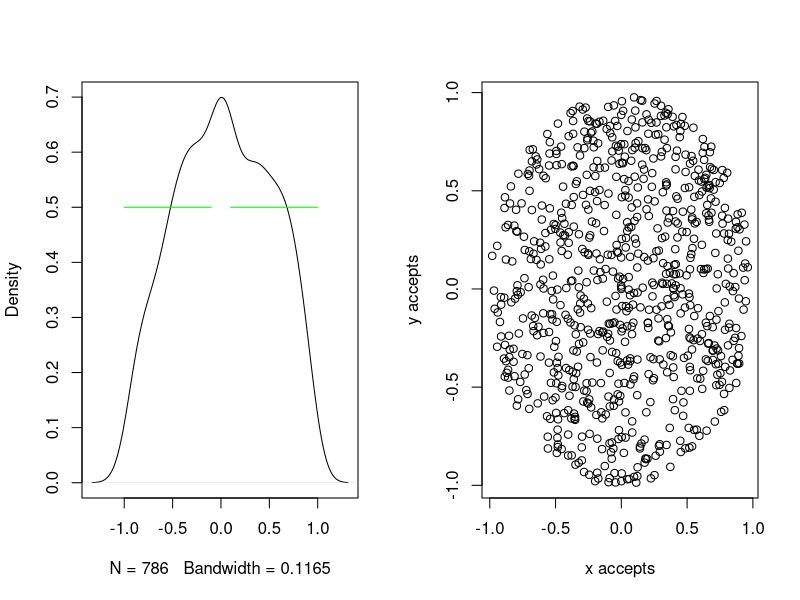
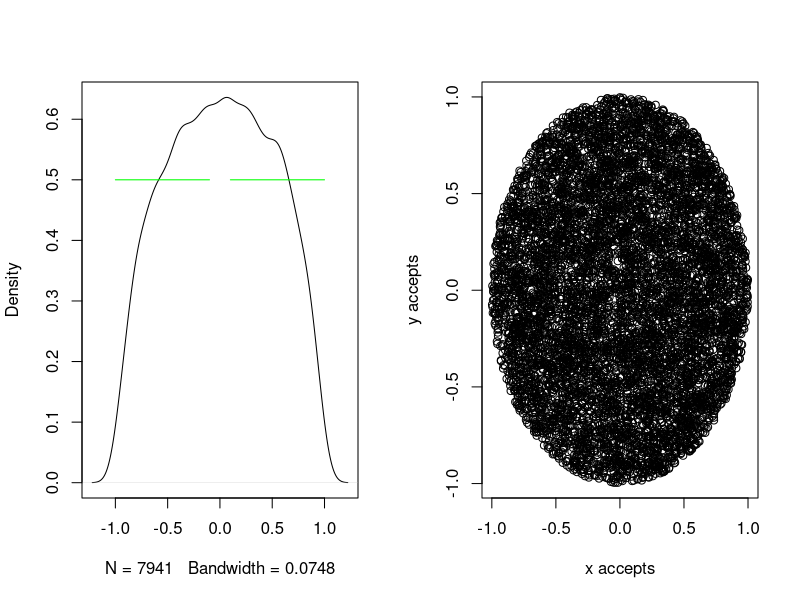
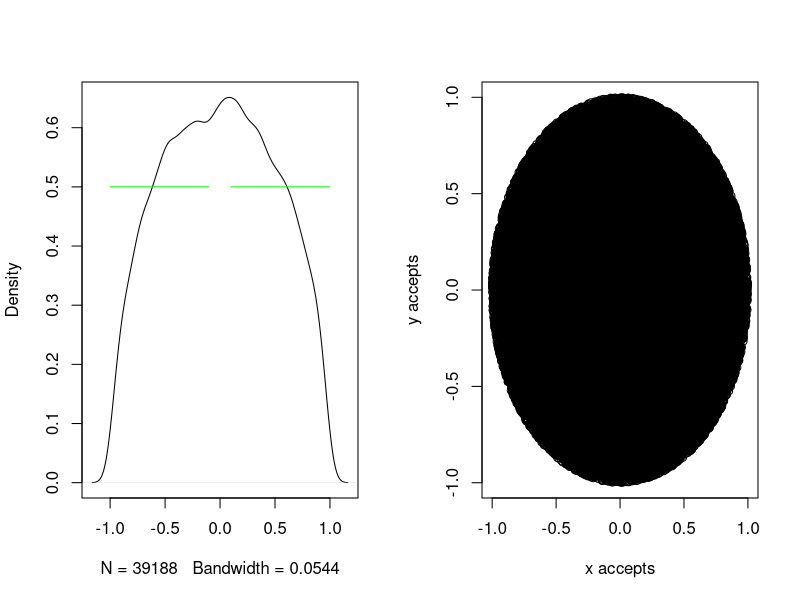
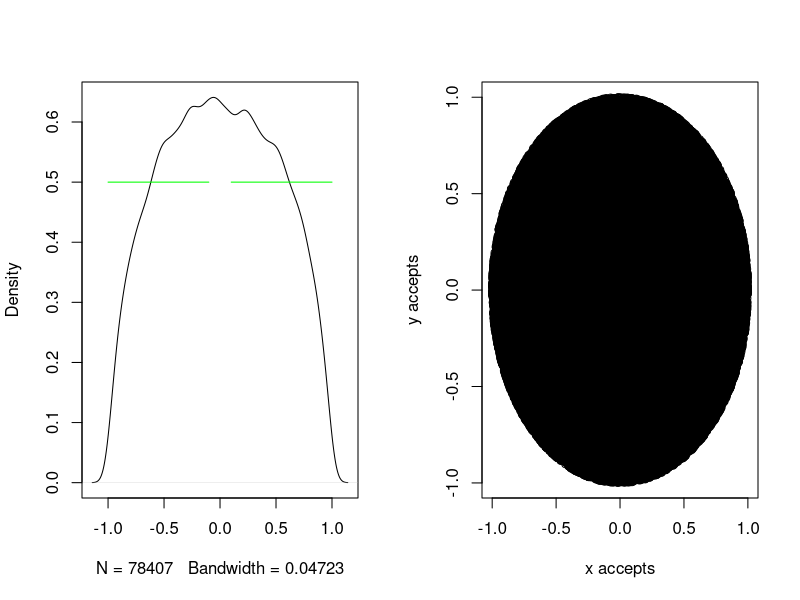
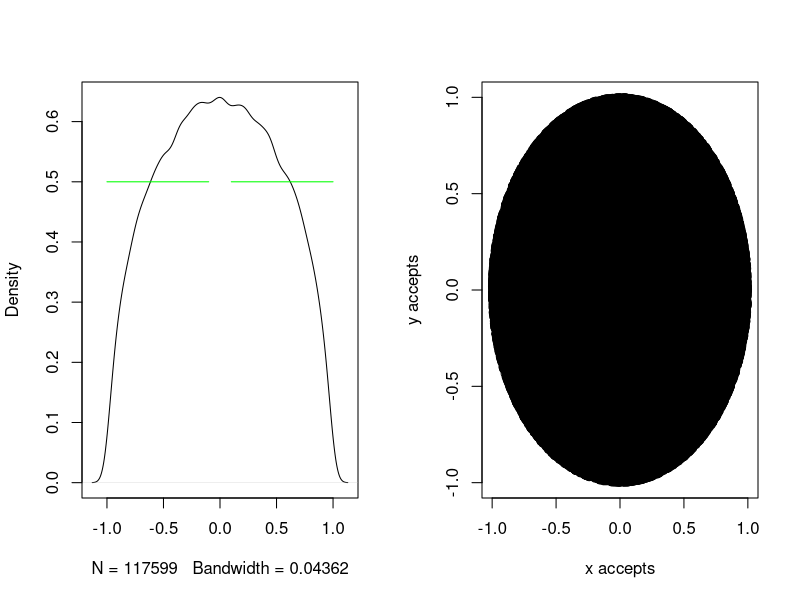
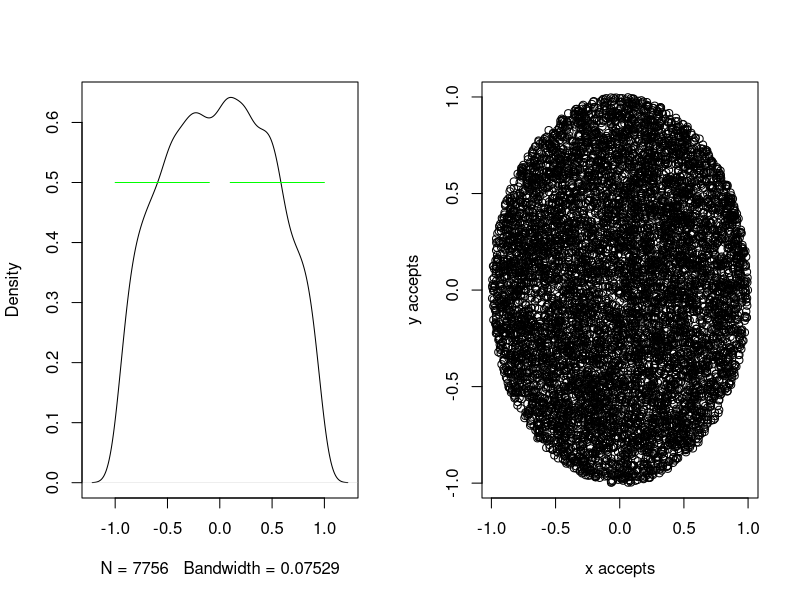
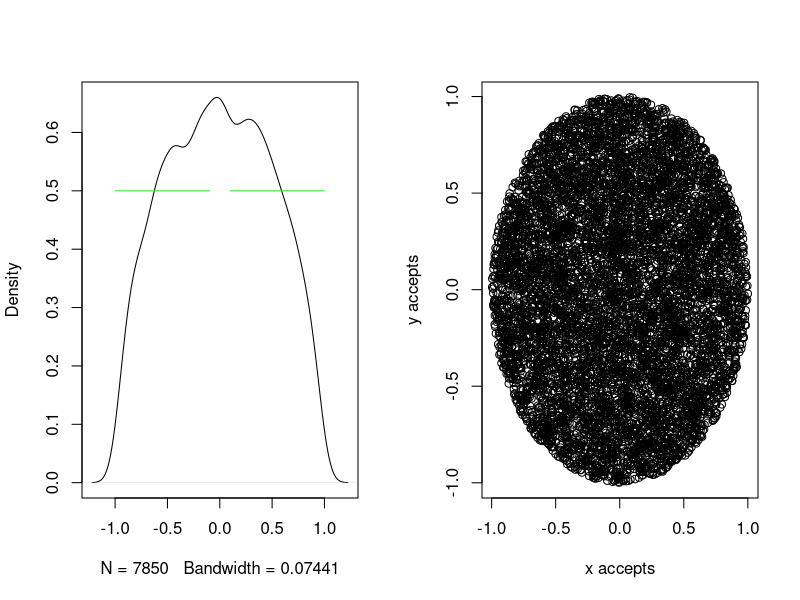
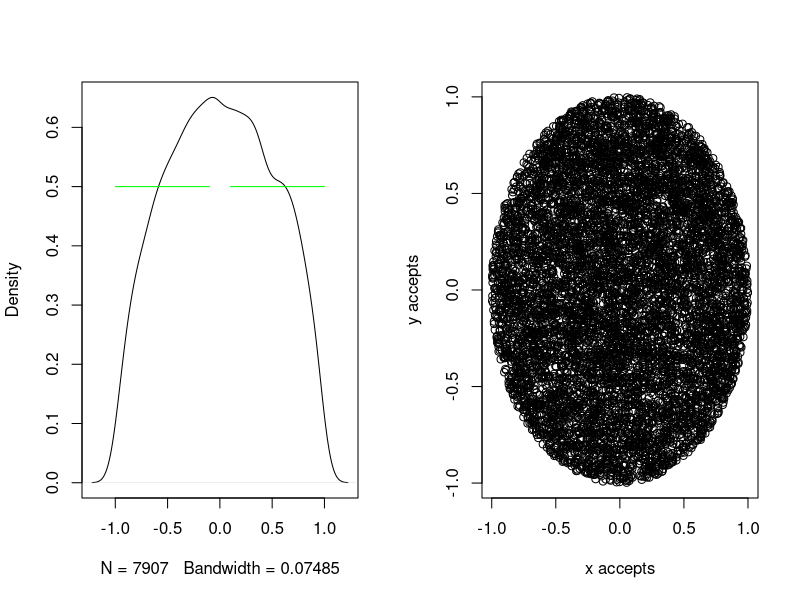

Here is the R script that generated these plots, in order: (Note: a time limit stopped this script after it produced the figures.)

####Clear Environment####
rm(list = ls())

####Call Libraries####

library(doParallel)##Parallel Processing
library(psych)#describe function
library(knitr)##Create .md, .html, and .pdf files
library(markdown)##Create .md, .html, and .pdf files


#### Parallel procesing for running performance ####

# Set number of cores for parallel processing
no_cores <- detectCores() - 2 

# Register number of cores for parallel processing
registerDoParallel(no_cores)

# Validate number of cores for parallel processing 
getDoParWorkers()

#### Monte Carlo in 2d - Estimation the area of circle ####

# MC function in 2 dimensions ([0, d] = interval of the Uniform Distribution, n = number of samples) function
mc.2d <-function(x, y, d, n)
{  
  accept <- 0 # set counter to zero
  
  data <- c(x, y) # starting vector
  
  accepts <- matrix(data, 1, 2) # set matrix for the sampling data
  
  for (i in 2:n) {
    y <- 2*runif(1, 0, d) - 1
    x <- 2*runif(1, 0 ,d) - 1
    
    if((x^2 + y^2) <= 1) { 
      accepts <- rbind(accepts, c(x,y))
      accept <- accept + 1
    }
  }
  alpha <- accept/n # probability to be inside the circle
  
  par(mfrow=c(1, 2)) # set 2 graphs per window
  
  plot(density(accepts[ , 1]), main = "") # probability density
  
  index <- seq(-1, 1, 0.1)
  lines(index, 0.5*index/index, col = "green") # add green line to the mean of Uniform distribution, interval: [-1, 1]
  
  plot(accepts, xlab = "x accepts", ylab = "y accepts") # accepted points (points insode the circle)
  
  return(list(alpha, accepts)) # returns the probability to be inside the circle and the accepted points
}

#### Checking the system time ####
# dev.off() # close the active windows

set.seed(15) # seed for regeneration
system.time(mc.2d(0, 0, 1, 1000)) # starting point: (x,y) = (0, 0), [0, 1]: Uniform Distribution interval, n = 1000 samples

set.seed(16)# seed for regeneration
system.time(mc.2d(0, 0, 1, 10000)) # starting point: (x,y) = (0, 0), [0, 1]: Uniform Distribution interval, n = 10000 samples

set.seed(19)# seed for regeneration
system.time(mc.2d(0, 0, 1, 50000)) # starting point: (x,y) = (0, 0), [0, 1]: Uniform Distribution interval, n = 50000 samples

set.seed(20)# seed for regeneration
system.time(mc.2d(0, 0, 1, 100000)) # starting point: (x,y) = (0, 0), [0, 1]: Uniform Distribution interval, n = 100000 samples

set.seed(21)# seed for regeneration
system.time(mc.2d(0, 0, 1, 150000)) # starting point: (x,y) = (0, 0), [0, 1]: Uniform Distribution interval, n = 150000 samples



#### calculate the mean of the generated samples (MC acceptance ratio - probability) to verify where the chain converges ####
mc_meanx_2d <- function(n, d, m) { # n = samples, [0 , d] : Uniform distribution interval, m - iterations
  
  y <- 2*runif(1, 0, d) - 1
  z <- 2*runif(1, 0, d) - 1
  x <- c()
  acc <- c()  
  for (i in 1:m) {
    x[i] <- mc.2d(y, z, d, n)[[1]] #Insert the data frame to a vector
    acc <-  mc.2d(y, z, d, n)[[2]][ , 1]*mc.2d(y, z, d, n)[[2]][ , 2] # joint Uniform distribution f(x)*f(y)
  }
  z <- mean(x) #finding the mean of the acceptance rate - probability to be inside the circle 
  return(list(x, acc)) # returns the acceptance rates of the process 
}


set.seed(14) 
start.time <- Sys.time() # starting time
system.time(z <- mc_meanx_2d(10000, 1, 100))
end.time <- Sys.time() # ending time
(time.taken <- end.time - start.time) # running time

# The mean value of the 100 independent samples from the Uniform distribution is the expected value
# of the distribution
# (f(x1) + ... + f(x100))/100 =.. E[f(x)] (Law of Large Numbers - LLN)

# We calculate the expected value of the 100 independent samples from the uniform distribution
# in 2 dimensions

dev.off() # close graphs per window
mean(z[[2]]) # The expected value of the Uniform distribution, true mean of U ~[ -1, 1] : μ = (-1 + 1)/2 = 0


index <- seq(-1, 1, 0.1)

plot(density(z[[2]]), main ="") # plot probability density of z - vector f(x,y)
abline(v = mean(z[[2]]), col = "red", lwd = 1, lty = 3) # add the line of mean value
text(mean(z[[2]]), 0.1 , round(mean(z[[2]]), 3)) # add the mean value as text
# lines(index, 0.5*index/index, col = "green") # straight line at the mean value of the Unifrom distribution


plot(density(z[[1]]), main ="") # plot probability density of z - vector (MC acceptance ratio)
abline(v = mean(z[[1]]), col = "red", lwd = 1, lty = 3) # add the line of mean value
text(mean(z[[1]]), 0.1 , round(mean(z[[1]]), 3)) # add the mean value as text


mean(z[[1]])# The expected value of the MC acceptance ratio - probability for a point to be inside the circle
dev.off()


hist(z[[1]], probability = TRUE, ylim = c(0, 120))# histogram of probabilities z (f(x1),..., f(x100))
lines(density(z[[1]]),col="red") # add line of probability density

sd(z[[2]]) # standard deviation of joint distribution of accepted values

# We know that the estimation of the integrate is |B| = prob_estimated*(2^k) where k = 2 are the dimensions.
# So the |B| estimation is mean(z)*(2^2)

#### Estimate the integrate of B (2 dimensions) ####
(B_estimated <- mean(z[[1]])*(2^2))


# We know from the calculation of the integrate with polar coordinates (2 dimensions) 
# that that the area of probability density function upon 2d sphere (B_true) is pi/2*(2)
(B_true <- pi)

# We estimated with Monte Carlo sampling from Uniform Distribution 
# that the integrate of B is mean_estimated*(2^2) = mean(z)*4 = 3.141796 close to the true volume of 2d sphere (pi*R^2, 
# pi for R = 1)
# Correspondingly, the estimated area of 2 dimension's sphere (B_estimated): is mean(z)*2^2 
B_estimated == 2^2*mean(z[[1]])

# The error of the integrate estimation is B_estimated - B_true 
(estimated_error <- abs(B_true - B_estimated))
round(estimated_error, 4) # round value in four decimals

# The relative error of estimation of area B  is 0.02%
(estimated_error_perc <- round(abs(1 - (B_estimated/B_true)), 4)*100)

# It is a precise algorithm (estimation error very low < 1%)

#### Monte Carlo in k - dimensions (Volume estimation of hyper-sphere) ####

# MC function in k - dimensions 
mc.d <-function(n, d, k) # k = dimensions, U ~ [0, d], n = samples 
{  
  accept <- 0 # set counter to zero
  
  x <- (2*runif(k, 0, d) - d) # U ~ [-1,1]
  
  data <- c(x) # assign data to a vector
  
  accepts <- matrix(data, 1, k) # matrix of 1 row and k - columns
  
  for (i in 1:n) {
    x <- t(matrix(2*runif(k, 0, d) - d)) # simulate 2 values from Uniform distribution
    if(sum(x^2) <= 1) { # if the candidate point is inside the circle
      accepts <- rbind(accepts, c(x)) # add the candidate point to the matrix
      accept <- accept + 1 # add one to counter
    }
  }
  
  alpha <- accept/n # probability to be inside the k - dimensions sphere
  x1 <- accepts # accepted points to vector
  
  par(mfrow=c(1, 2)) # 2 graphs per window
  plot(density(accepts[ , 1]), main = "") # density plot of 1 dimension (accepted points)
  
  abline(v = mean(accepts[, 1]), col = "red", lwd = 1, lty = 3) # add the line of mean value
  text(mean(accepts[ , 1]), 0.1 , round(mean(accepts[ , 1]), 3)) # add the mean value as text
  
  plot(accepts, xlab = "x accepts", ylab = "y accepts") # plot accepted points (2 dimensions)
  
  return(list(alpha, accepts)) # the function returns probability and accepted points
}


set.seed(17) # seed for regeneration
(mc.d(10000, 1, 10)) # 10000 samples in 10 dimensions


#### Calculate the mean of these values to verify where the probability converges ####
mc_meanx_d <- function(n, d, k, m) { # n = number of samples, U ~ [0 ,d], k = dimensions, m = iterations
  
  x  <- c()
  for (i in 1:m) {
    x[i] <- mc.d(n, d, k)[[1]]
    
    # Insert the data frame to a vector
  }
  z <- mean(x)
  
  #Finding the average of the acceptance rate 
  return(x) # probability of accepting points inside the hyper-sphere
}

set.seed(18) # seed for regeneration
system.time(z <- mc_meanx_d(10000, 1, 10, 100)) # running process for 10000 simulations, U ~ [-1, 1], k = 10, m = 100

# The mean value of the 100 independent samples from the Uniform distribution is the expected value
# of the distribution
# (f(x1) + ... + f(x100))/100 = E[f(x)] (LLN)

# I calculate the expected value of the 100 independent samples from the uniform distribution
# in 10 dimensions

dev.off() # close active windows (graphs)
mean(z)# The expected mean value of the distribution
hist(z, probability = TRUE, ylim = c(0, 1000), xlim = c(0, 0.005 ), main = "MC acceptance ratio, k - 10 dimensions")
# histogram of probabilities z (f(x1),..., f(x100))
lines(density(z),col="red") # The histogram of probability density is similar to normal distribution,

# We know that the estimation of the integrate is |B| = prob_estimated*(2^d) where d = 10 are the dimensions.
# So the |B| estimation is mean(z)*(2^10)

#### Estimate the integrate of B (10 dimensions) ####
B_estimated <- mean(z)*(2^10)
B_estimated

# We know from the calculation of the integrate with polar coordinates (10 dimensions) 
# that that the true area of sphere is 2.55
(B_true <- (pi^(10/2))/gamma(10/2 + 1))

# We estimated with Monte Carlo sampling of Uniform distribution 
# that integrate of B is 2.516679 close to the true volume of 10d sphere

#### The error of the integrate estimation is B_estimated - B_true ####
round((estimated_error <- abs(B_true - B_estimated)), 3)

### The relative error of estimation of area B  is 0.99%
(estimated_error_perc <- round(abs(1 - (B_estimated/B_true)), 4)*100)


#### Calculation of the number of samples needed for estimation accuracy in three decimals ####

sd(z) # standard deviation from 100 iterations of 10.000 samples

sd(z)/sqrt(10000) #estimation error

cumprob <- pnorm(z, mean(z), sd(z)) #cumulative probability of normal distribution
# with mean = mean(z) and sd = sd(z)

sd(cumprob) # standard deviation of cumulative probability for expected mean value of
# MC acceptance ratio

sd(cumprob)/sqrt(10000) #estimaton error < 4*10^-3

(round((sd(cumprob)/sqrt(10000))/(sd(z)/sqrt(10000)), 0)) # for precision > 2*10^-3 (or error < 2*10^-3)
# we have to increase six hundred times the samples of the iterating process, that means, 
# 6 million samples in each iterating process



#### Calculate the running time depending on the number of samples (dimensions k = 10) ####

mc.10d_run_time <-function(number_accepts, d, k)
{  
  
  accept <- 0 # counter for number of accepts
  data <- c(2*runif(k, 0, d) - 1) # vector of simulated point
  accepts <- matrix(data, 1, k)  # matrix includes the first point of the process
  
  n <- 0 # counter for number of steps
  
  while(accept < number_accepts + 1) { # while loop (accept < number of accepts)
    n <- n + 1 # incremental counter for number of steps
    x <- t(matrix(2*runif(k, 0, d) - 1)) # new simulated point
    if(sum(x^2) <= 1) { # if x is inside the sphere
      accepts <- rbind(accepts, x) # x is inserted into the matrix of accepts
      accept <- accept + 1 # and accept counter is increasing by 1
      
    }
  }
  alpha <- accept/n # probability of accepting points
  return(n) # return number of steps
}


set.seed(22) # seed for regeneration
number_steps <- (mc.10d_run_time(1000, 1, 10)) # run process for 1000 accepted points, U ~ [-1, 1], and k = 10 dimensions


start.time <- Sys.time() # starting time
set.seed(31) # seed for regeneration

for (i in seq(2000, 10000, by = 1000)) {
  number_steps <- cbind(number_steps, mc.10d_run_time(i, 1, 10)) # iterating process for i - accepted points
}
end.time <- Sys.time() # ending time
(time.taken <- end.time - start.time) # running time


slope <- data.frame(t(number_steps)) # assign results to a data frame (df)
head(slope) # first rows of df

c(seq(1, nrow(slope), by = 1)) # sequence 1 to 10, e.g. 1, 2, 3, .., 10

slope$accepts <- c(seq(1000, nrow(slope)*1000, by = 1000)) # add column with number of accepted points 1000, 2000, etc.

names(slope)[which(names(slope) %in% c("t.number_steps."))] <- c("number_steps") # set column name to new column


plot(slope$number_steps, slope$accepts, xlab = "Number of Steps", ylab = "Accepts", main = "Slope") # plot the (x,y) columns
# of df


y <- lm(slope$accepts ~ slope$number_steps, data = slope) # linear model between accepts and number of steps
summary(y) # summary of linear model

y$coefficients[2]# the coefficient of linear regression is the expected mean value of probability density function

slope$Probability <- slope$accepts/slope$number_steps # expected mean value of probability density function 
slope$Exp_Time <- round(1/slope$Probability, 0) # expected mean time for having a point inside the sphere 
# (return to the same state X = 1)
slope$Constant <- 1/slope$accepts # constant value
mean(slope$Constant)

qqnorm(slope$accepts) # normal probability q-q plot
qqline(slope$accepts) # added line in normal probability q-q plot


predict(y, newdata = slope) # predicted number of accepted points based on the number of steps (linear model)
slope$accepts # number of accepted points


#### The expected Time T ####

# The expected Time T Monte Carlo has to run (number of samples) in order to have X accepted points inside the circle
X <- 1

c <- 1/X # calculated in slope data frame
d <- 10 # dimensions

# For instance for X = 20,000 (accepts - points inside the 10d sphere)
X <- 20000

# The slope of the regresion model between accepts and number of steps is the
# expected mean value of the probability density function

(expected_time <- round(c*X/y$coefficients[2], 0))# the expected mean time for each accepting point 

# As a result the expected running time in order to have 20,000 accepting points is: 
expected_time*20000


new_row <- c(expected_time*X, X, 1/expected_time, expected_time, c) # new row of slope data frame (values for each column)

#### Adding the predicted number of steps in slope data frame ####
slope <- rbind.data.frame(slope, new_row)


#### Finding the variance of expected value in k - 10d ####
asym_var <- function(l, n, d, k, m){
  
  x <- array(dim = c(m, l))
  for (i in 1:l) {
    x[, i] <- (mc_meanx_d(n, d, k, m))
  }
  y <- x
  return(y)
}


set.seed(123) # seed for regeneration

start.time <- Sys.time() # starting time
y <- asym_var(10, 10000, 1, 10, 100) # set values of the asym_var function to a vector (y)
end.time <- Sys.time() # ending time
(time.taken <- end.time - start.time) # running time

#### Histogram of expected value of y (10 iterations of 100 samples with 10000 observations, k - dimensions = 10) ####
hist(y, breaks = 5, freq = FALSE, ylim = c(0, 800))
lines(density(y),col="red")# The histogram of probability density is similar to normal distribution,
apply(y, 2, var) # variance for each dimension

summary(y) # summary statistics of y


### Validation of histogram (probability density value)
h <- hist(y, breaks = 5, freq = FALSE)
sum(h$density) # 2000 distributed values to equivalent intervals

unique(zapsmall(diff(h$breaks))) # range for each interval
unique(zapsmall(diff(h$breaks)))*sum(h$density) # validation of probability density (multiplication has to be 1)

dev.off() # close open windows

### Normality function ####
normality <- function (x, k) { 
  y <- (x - (B_true/2^k))/sd(x)
  return(y)
}

### asymptotic variance in each iteration ###
apply(normality(y[ , ], 10), 2, var) 


### Histogram of y ####
hist(normality(y[ , ], 10) ,freq = FALSE, main = "", xlab = "", ylim = c(0, 0.5), xaxt = "n")
axis(1, at = c(seq(-3, 3, by = 1)), labels = c(seq(-3, 3, by = 1)))

### Add curved line (density) ###
lines(density(normality(y[ , ], 10)),col="red")

### add line with sampling from Normal disribution ###
curve(dnorm(x, mean=0, sd=1), add=TRUE, type = "l", col = "blue", lty = 3)
